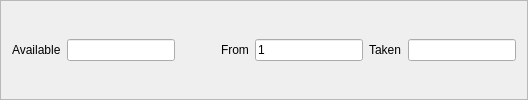
    <widget class="QFrame" name="frame_2">
     <property name="frameShape">
      <enum>QFrame::StyledPanel</enum>
     </property>
     <property name="frameShadow">
      <enum>QFrame::Raised</enum>
     </property>
     <layout class="QHBoxLayout" name="horizontalLayout_6">
      <item>
       <widget class="QLabel" name="label_7">
        <property name="text">
         <string>Available</string>
        </property>
       </widget>
      </item>
      <item>
       <widget class="QLineEdit" name="availableEdit">
        <property name="readOnly">
         <bool>true</bool>
        </property>
       </widget>
      </item>
      <item>
       <spacer name="horizontalSpacer_2">
        <property name="orientation">
         <enum>Qt::Horizontal</enum>
        </property>
        <property name="sizeHint" stdset="0">
         <size>
          <width>40</width>
          <height>20</height>
         </size>
        </property>
       </spacer>
      </item>
      <item>
       <widget class="QLabel" name="label_2">
        <property name="text">
         <string>From</string>
        </property>
       </widget>
      </item>
      <item>
       <widget class="QLineEdit" name="fromEdit">
        <property name="text">
         <string>1</string>
        </property>
       </widget>
      </item>
      <item>
       <widget class="QLabel" name="label_8">
        <property name="text">
         <string>Taken</string>
        </property>
       </widget>
      </item>
      <item>
       <widget class="QLineEdit" name="takenEdit"/>
      </item>
     </layout>
    </widget>
